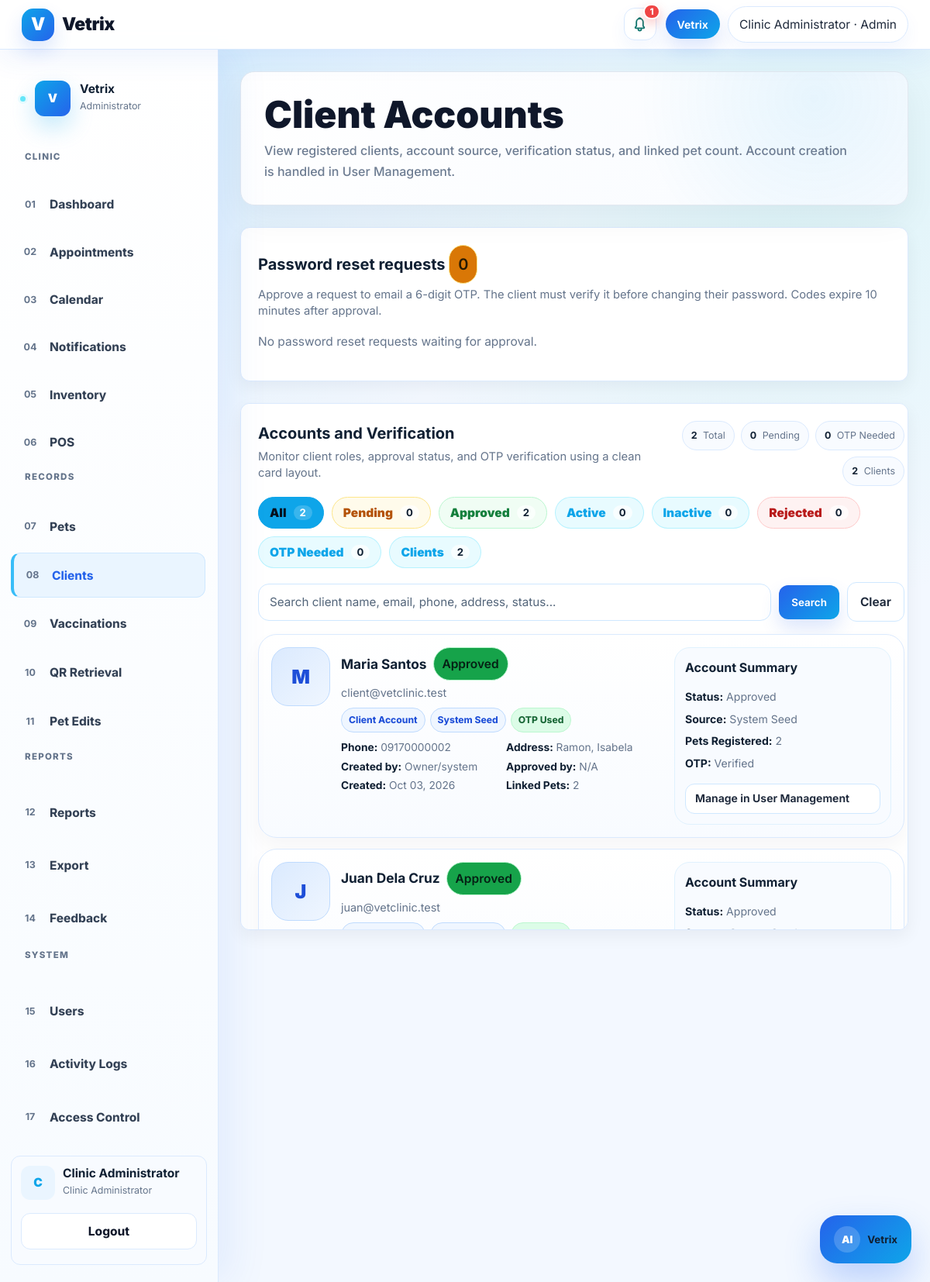
The app's page /admin/clients.php (signed in) with its own data.
### tables this page shows
CREATE TABLE users (
    id INT AUTO_INCREMENT PRIMARY KEY,
    full_name VARCHAR(120) NOT NULL,
    email VARCHAR(120) UNIQUE NOT NULL,
    phone VARCHAR(30),
    emergency_contact VARCHAR(120),
    address VARCHAR(255),
    password VARCHAR(255) NOT NULL,
    role ENUM('admin','veterinarian','staff','client') NOT NULL DEFAULT 'client',
    account_source ENUM('self_registered','admin_created','system_seed') DEFAULT 'self_registered',
    created_by INT NULL,
    status ENUM('pending','approved','active','inactive','rejected') NOT NULL DEFAULT 'pending',
    approved_by INT NULL,
    approved_at DATETIME NULL,
    rejected_at DATETIME NULL,
    otp_verified_at DATETIME NULL,
    created_at TIMESTAMP DEFAULT CURRENT_TIMESTAMP
);

### admin/clients.php (the view, shortened to what this page needs)
<?php
require_once "../config/database.php";
require_once "../includes/functions.php";
$clientRows = [];
$clients = $conn->query("SELECT u.*, creator.full_name AS created_by_name, approver.full_name AS approved_by_name,
    (SELECT COUNT(*) FROM pets p WHERE p.owner_id=u.id) AS pet_count
    FROM users u
    LEFT JOIN users creator ON u.created_by=creator.id
    LEFT JOIN users approver ON u.approved_by=approver.id
    WHERE u.role='client'
    ORDER BY FIELD(u.status,'pending','approved','active','inactive','rejected'), u.created_at DESC");
while($row = $clients->fetch_assoc()){
    $clientRows[] = $row;
}
$client_filter = $_GET['filter'] ?? 'all';
$client_search = trim($_GET['q'] ?? '');
$totalClients = count($clientRows);
$statusCounts = ['pending'=>0,'approved'=>0,'active'=>0,'inactive'=>0,'rejected'=>0];
$otpNeeded = 0;
foreach($clientRows as $client){
    $status = $client['status'] ?? '';
    if(isset($statusCounts[$status])) $statusCounts[$status]++;
}
$visibleClientRows = array_values(array_filter($clientRows, function($client) use ($client_filter, $client_search){
    $status = $client['status'] ?? '';
    if($client_filter === 'all' || $client_filter === 'clients') {
        $matchesFilter = true;
    } elseif($client_filter === 'otp_needed') {
        $matchesFilter = $status === 'approved' && empty($client['otp_verified_at']);
    } else {
        $matchesFilter = $status === $client_filter;
    }
    if(!$matchesFilter || $client_search === '') return $matchesFilter;
    $haystack = implode(' ', [
        $client['full_name'] ?? '',
        $client['email'] ?? '',
        $client['phone'] ?? '',
        $client['address'] ?? '',
        $client['status'] ?? '',
        $client['account_source'] ?? '',
        $client['created_by_name'] ?? '',
        $client['approved_by_name'] ?? '',
        (string)($client['pet_count'] ?? ''),
    ]);
    return stripos($haystack, $client_search) !== false;
}));
$client_search_param = $client_search !== '' ? '&q='.urlencode($client_search) : '';
$client_all_search_param = $client_search !== '' ? '?q='.urlencode($client_search) : '';
include "../includes/header.php";
include "../includes/navbar.php";
?>
<div class="layout">
<?php include "../includes/admin_sidebar.php"; ?>
<main class="content">
<section class="hero admin-hero-banner mb-4">
    <h1>Client Accounts</h1>
    <p>View registered clients, account source, verification status, and linked pet count. Account creation is handled in User Management.</p>
</section>
<?php include '../includes/admin_password_reset_requests.php'; ?>
<div class="user-admin-shell client-account-shell client-account-view-only">
    <section class="user-admin-list-card">
        <div class="user-list-header client-account-header-card">
            <div>
                <h3>Accounts and Verification</h3>
                <p>Monitor client roles, approval status, and OTP verification using a clean card layout.</p>
            </div>
            <div class="user-status-summary">
                <span><b><?=e($totalClients)?></b> Total</span>
                <span><b><?=e($pendingClients)?></b> Pending</span>
                <span><b><?=e($otpNeeded)?></b> OTP Needed</span>
                <span><b><?=e($totalClients)?></b> Clients</span>
            </div>
        </div>
        <div class="admin-filter-pills user-filter-pills client-account-filter-pills">
            <a class="admin-filter-pill <?=$client_filter==='all'?'active':''?>" href="clients.php<?=$client_all_search_param?>">All <b><?=e($totalClients)?></b></a>
            <a class="admin-filter-pill <?=$client_filter==='pending'?'active':''?>" href="clients.php?filter=pending<?=$client_search_param?>">Pending <b><?=e($statusCounts['pending'] ?? 0)?></b></a>
            <a class="admin-filter-pill <?=$client_filter==='approved'?'active':''?>" href="clients.php?filter=approved<?=$client_search_param?>">Approved <b><?=e($statusCounts['approved'] ?? 0)?></b></a>
            <a class="admin-filter-pill <?=$client_filter==='active'?'active':''?>" href="clients.php?filter=active<?=$client_search_param?>">Active <b><?=e($statusCounts['active'] ?? 0)?></b></a>
            <a class="admin-filter-pill <?=$client_filter==='inactive'?'active':''?>" href="clients.php?filter=inactive<?=$client_search_param?>">Inactive <b><?=e($statusCounts['inactive'] ?? 0)?></b></a>
            <a class="admin-filter-pill <?=$client_filter==='rejected'?'active':''?>" href="clients.php?filter=rejected<?=$client_search_param?>">Rejected <b><?=e($statusCounts['rejected'] ?? 0)?></b></a>
            <a class="admin-filter-pill <?=$client_filter==='otp_needed'?'active':''?>" href="clients.php?filter=otp_needed<?=$client_search_param?>">OTP Needed <b><?=e($otpNeeded)?></b></a>
            <a class="admin-filter-pill <?=$client_filter==='clients'?'active':''?>" href="clients.php?filter=clients<?=$client_search_param?>">Clients <b><?=e($totalClients)?></b></a>
        </div>
        <form class="admin-list-search" method="GET" action="clients.php">
            <input class="form-control" type="search" name="q" value="<?=e($client_search)?>" placeholder="Search client name, email, phone, address, status...">
            <button class="btn btn-primary" type="submit">Search</button>
            <a class="btn btn-light" href="clients.php<?= $client_filter !== 'all' ? '?filter='.urlencode($client_filter) : '' ?>">Clear</a>
        </form>
        <div class="user-card-list">
        <?php if(empty($visibleClientRows)): ?>
            <div class="admin-empty-card">No client accounts found for this filter or search.</div>
        <?php endif; foreach($visibleClientRows as $r): ?>
            <article class="user-review-card client-account-card">
                <div class="user-main-info">
                    <div class="user-avatar-wrap">
                        <span><?=e(strtoupper(substr(trim($r['full_name'] ?: $r['email']),0,1)))?></span>
                    </div>
                    <div class="user-title-block">
                        <div class="user-name-row">
                            <h4><?=e($r['full_name'])?></h4>
                            <?=badge($r['status'])?>
                        </div>
                        <p class="user-email"><?=e($r['email'])?></p>
                        <div class="user-detail-chips">
                            <span>Client Account</span>
                            <span><?=e(ucwords(str_replace('_',' ', $r['account_source'] ?: 'self registered')))?></span>
                            <?php if(!empty($r['otp_verified_at'])): ?><span class="chip-success">OTP Used</span>
                            <?php elseif(($r['status'] ?? '')==='approved'): ?><span class="chip-warning">OTP Needed</span>
                            <?php else: ?><span>Verification monitored</span><?php endif; ?>
                        </div>
                        <div class="user-mini-details">
                            <p><b>Phone:</b> <?=e($r['phone'] ?: 'Not provided')?></p>
                            <p><b>Address:</b> <?=e($r['address'] ?: 'Not provided')?></p>
                            <p><b>Created by:</b> <?=e($r['created_by_name'] ?: 'Owner/system')?></p>
                            <p><b>Approved by:</b> <?=e($r['approved_by_name'] ?: 'N/A')?></p>
                            <p><b>Created:</b> <?=e(!empty($r['created_at']) ? date('M d, Y', strtotime($r['created_at'])) : 'N/A')?></p>
                            <p><b>Linked Pets:</b> <?=e($r['pet_count'] ?? 0)?></p>
                        </div>
                    </div>
                </div>
                <div class="user-management-panel client-account-view-panel">
                    <h5>Account Summary</h5>
                    <p><b>Status:</b> <?=e(ucwords($r['status'] ?: 'N/A'))?></p>
                    <p><b>Source:</b> <?=e(ucwords(str_replace('_',' ', $r['account_source'] ?: 'self registered')))?></p>
                    <p><b>Pets Registered:</b> <?=e($r['pet_count'] ?? 0)?></p>
                    <p><b>OTP:</b>
                        <?php if(!empty($r['otp_verified_at'])): ?>Verified
                        <?php elseif(($r['status'] ?? '')==='approved'): ?>Waiting for client
                        <?php else: ?>Not required yet<?php endif; ?>
                    </p>
                    <a class="btn btn-sm btn-outline-primary mt-2" href="users.php?filter=clients">Manage in User Management</a>
                </div>
            </article>
        <?php endforeach; ?>
        </div>
    </section>
</div>
</main>
</div>
<?php include "../includes/footer.php"; ?>

### includes/functions.php (shortened to what this page needs)
<?php
function e($value) {
    return htmlspecialchars($value ?? '', ENT_QUOTES, 'UTF-8');
}
function badge($status) {
    $status = strtolower($status ?? '');
    $map = [
        'pending' => 'warning', 'approved' => 'success', 'completed' => 'primary',
        'cancelled' => 'danger', 'active' => 'success', 'inactive' => 'secondary',
        'read' => 'secondary', 'unread' => 'info', 'rejected' => 'danger',
        'in_person_confirmation' => 'info'
    ];
    $class = $map[$status] ?? 'secondary';
    return "<span class='badge text-bg-$class'>" . e(ucfirst($status)) . "</span>";
}
function get_nav_notification_count($conn, $role = null, $user_id = null) {
    $role = $role ?? ($_SESSION['role'] ?? 'guest');
    if (in_array($role, ['admin','staff'], true)) {
        $pendingAppointments = 0;
        $pendingEditRequests = 0;
        $pendingPets = 0;
        if ($result = $conn->query("SELECT COUNT(*) AS total FROM appointments WHERE status='pending'")) {
            $pendingAppointments = (int)($result->fetch_assoc()['total'] ?? 0);
        }
        if ($result = $conn->query("SELECT COUNT(*) AS total FROM edit_requests WHERE status='pending'")) {
            $pendingEditRequests = (int)($result->fetch_assoc()['total'] ?? 0);
        }
        if ($result = $conn->query("SELECT COUNT(*) AS total FROM pets WHERE verification_status IN ('pending','in_person_confirmation')")) {
            $pendingPets = (int)($result->fetch_assoc()['total'] ?? 0);
        }
        $pendingClients = 0;
        if ($role === 'admin') {
            if ($result = $conn->query("SELECT COUNT(*) AS total FROM users WHERE role='client' AND status='pending'")) {
                $pendingClients = (int)($result->fetch_assoc()['total'] ?? 0);
            }
        }
        $staffNotices = 0;
        return $pendingAppointments + $pendingEditRequests + $pendingPets + $pendingClients + $staffNotices;
    }
    return 0;
}
?>

### admin/clients.php (style rules this page uses)
.admin-filter-pills { display:flex !important; flex-wrap:wrap !important; gap:10px !important; margin:0 0 18px !important; align-items:center !important; }
a.admin-filter-pill, a.admin-filter-pill:visited { display:inline-flex !important; align-items:center !important; gap:7px !important; text-decoration:none !important; background:#fff !important; border:1px solid #dbeafe !important; color:#1e293b !important; border-radius:999px !important; padding:10px 14px !important; font-weight:900 !important; line-height:1 !important; box-shadow:0 10px 24px rgba(15,23,42,.05) !important; transition:.18s ease !important; }
a.admin-filter-pill b { display:inline-flex !important; align-items:center !important; justify-content:center !important; background:#eff6ff !important; color:#1d4ed8 !important; border-radius:999px !important; padding:3px 8px !important; min-width:24px !important; font-size:.82rem !important; margin-left:2px !important; }
a.admin-filter-pill.active, a.admin-filter-pill.active:visited { background:#2563eb !important; color:#fff !important; border-color:#2563eb !important; }
a.admin-filter-pill.active b { background:rgba(255,255,255,.18) !important; color:#fff !important; }
.client-account-header-card { margin-bottom:18px !important; }
.pet-list-header,.user-list-header { margin-bottom:14px !important; }

### records on screen
users: full_name "M", full_name "Maria Santos", status "Approved", email "client@vetclinic.test", account_source "System Seed", shows "OTP Used", phone "09170000002", address "Ramon, Isabela", created_by_name "Owner/system", approved_by_name "N/A", created_at "Oct 03, 2026", pet_count "2", shows "Verified"
users: full_name "J", full_name "Juan Dela Cruz", status "Approved", email "juan@vetclinic.test"

### other values on screen
$notifLabel "1"
$_SESSION['full_name'] "Clinic Administrator"
$navRole "Admin"
$section "CLINIC"
$link[0] "01"
$link[1] "Dashboard"
$link[0] "02"
$link[1] "Appointments"
$link[0] "03"
$link[1] "Calendar"
$link[0] "04"
$link[1] "Notifications"
$link[0] "05"
$link[1] "Inventory"
$link[0] "06"
